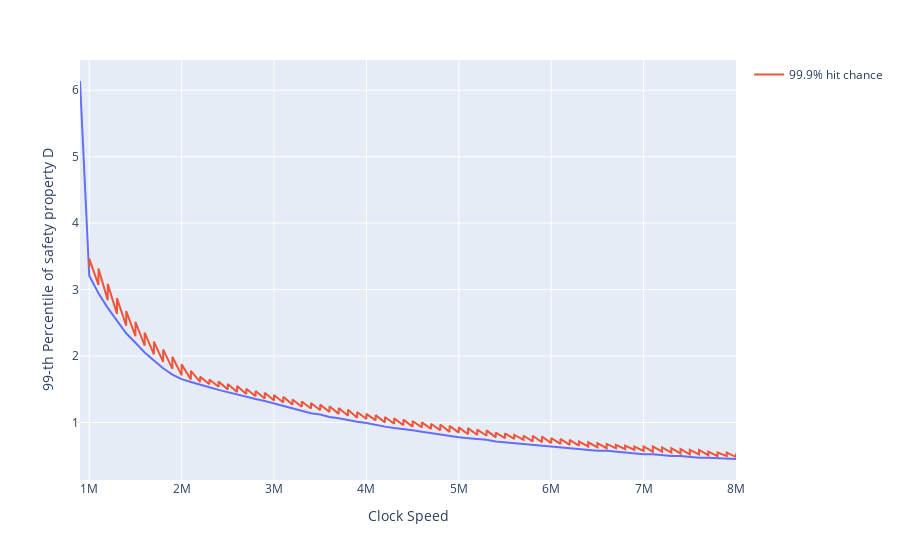

Source (notebook cell):
### Code cell
plot_job_id('clock_speeds_20241111_0631', mode='clock')
